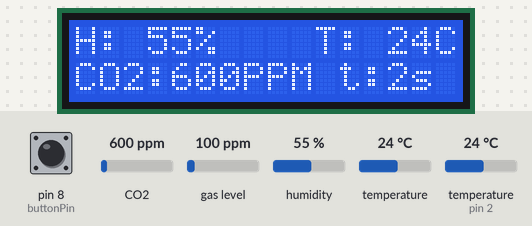
This sketch was run on a simulated Arduino Uno, built with avr-gcc and run on an emulated ATmega328P. On the bench: 16×2 character LCD. Inputs (shaded band) come from the test bench; at power-on: pin 8 (buttonPin) HIGH, CO2 600 ppm, humidity 55 %, temperature (sensor on pin 2) 24 °C, gas level 100 ppm, temperature 24 °C. Storage starts empty; what the sketch prints to the serial monitor is not drawn.

Above: at 5.3 s.
5.4 s: pin 8 (buttonPin) pulled LOW for 3.2 s
At 9.1 s:
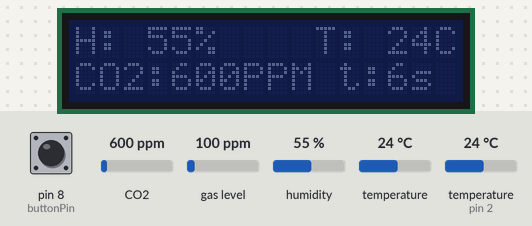
10.1 s: CO2 set to 452 ppm
At 11.3 s:
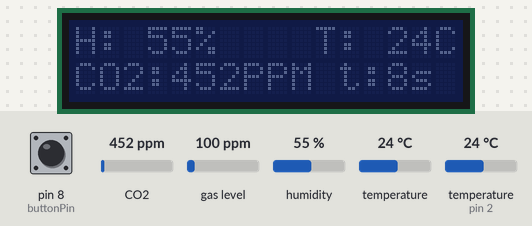
13.7 s: humidity set to 22 %
At 16.9 s:
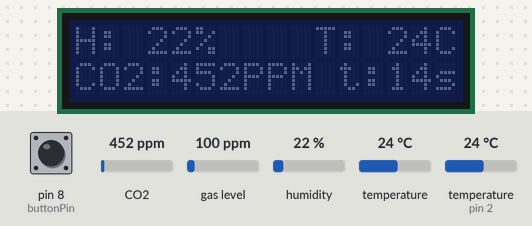
19.7 s: temperature (sensor on pin 2) set to 12 °C
At 21.3 s:
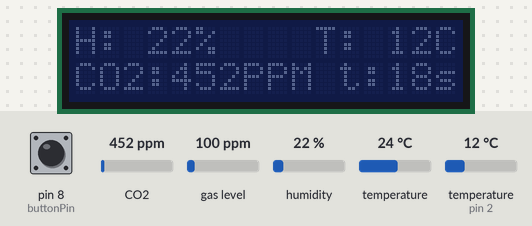
23.7 s: pin 8 (buttonPin) pulled LOW for 0.15 s
At 25.4 s:
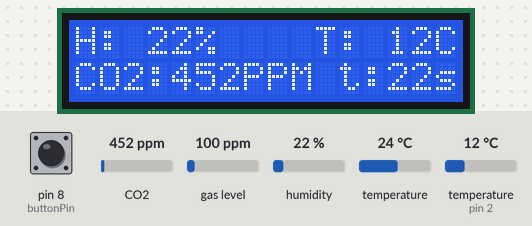
25.7 s: CO2 set to 1050 ppm
At 27.6 s:
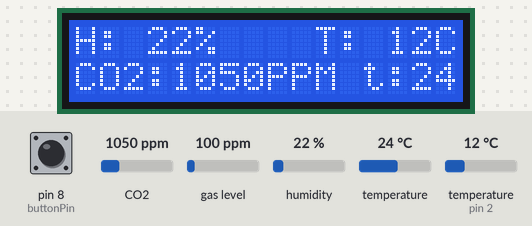
Timing chart, 0 to 29.1 s (numbered marks = the images above; inputs shaded):
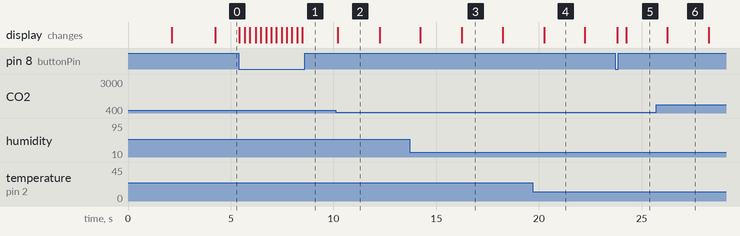

The sketch:

DHT11_LCD_SD_CCS881_Adafruit__FINAL_Button_V2.ino
```cpp
//----------Temporary Stuff----------
const byte buttonPin = 8;
int buttonState = 0;         // current state of the button
bool lastButtonState = false;     // previous state of the button

long previousMillisButton = 0;        // will store last time button was updated
long previousMillisSensor = 0;        // will store last time sensor was updated

// the follow variables is a long because the time, measured in miliseconds,
// will quickly become a bigger number than can be stored in an int.
long interval = 2000;

//----------Setup SD Card Module----------
// Connect pin GND to GND
// Connect pin VCC to 5V (NOT 3.3V!)
// Connect pin MISO to D12 (Static)   (Blue wire)
// Connect pin MOSI to D11 (Static)   (Orange wire)
// Connect pin SCK to D13 (Static)    (White wire)
// Connect pin CS to D10 (Variable)   (Gray wire)

// Include SD Card libraries
#include <SD.h>
#include <SPI.h>

// Setup SD Card
File SDcard;
const byte pinCS = 10; // Pin 10 on Arduino Uno

//----------Setup DHT11 sensor----------
// Connect pin 1 (Left) of the sensor to whatever your DHTPIN is (D2)   (White wire)
// Connect pin 2 (Middle) of the sensor to 3.3V
// Connect pin 3 (Right) of the sensor to GROUND

// Inlcude DHT11 libraries
#include <DHT.h>

// Setup DHT11
#define DHTPIN 2     // what digital pin we're connected to
#define DHTTYPE DHT11   // DHT 11

// Initialize DHT sensor.
DHT dht(DHTPIN, DHTTYPE);

//----------Setup CCS881 sensor----------
// Connect GND to GND
// Connect 3.3V to 3.3V (NOT 5V!)
// Connect SDA to A4 or SDA   (Yellow wire)
// Connect SCL to A5 or SCL   (Green wire)
// Connect WAK to GND (nWake = -1) or defined nWAKE Pin   (Brown wire)

// Include CCS881 libraries
#include <Wire.h>    // I2C library
#include "Adafruit_CCS811.h"  // CCS811 library

// Setup CCS881
Adafruit_CCS811 ccs;
int co2;
int tvoc;

//----------Setup LCD Screen (I2C protocol)----------
// Connect GND to GND
// Connect VCC to 5V
// Connect SDA to SDA or A4   (Yellow wire)
// Connect SCL to SCL or A5   (Green wire)

// Inlcude LCD libraries
//#include <Wire.h>
#include <LiquidCrystal_I2C.h>

// Setup LCD
// 0x3F LCD I2C adress, if not working run I2C Scanner
LiquidCrystal_I2C lcd(0x3F, 2, 1, 0, 4, 5, 6, 7, 3, POSITIVE);  // Change the 0x3F  i2c address to your i2c address

// lcd.noBacklight(); // turn off backlight
// lcd.backlight();   // turn on backlight.

// Setup Timer
long timer = 0;
int delaytime = 2000; // Delay between readings 1s = 1000

unsigned long currentMillis;


void setup() {
  //Temporary stuff
  pinMode(buttonPin, INPUT_PULLUP);

  // Setup Serial monitor 9600 baud
  Serial.begin(9600);
  Serial.println(F("Beginning Checkup..."));

  // Start LCD Display
  lcd.begin(16,2);  // Set LCD Type 16x2
  lcd.clear();      // Clears LCD display

  // SD Card Initialization
  if (SD.begin()) {
    Serial.println(F("SD card is ready to use."));
    lcd.print(F("SD Card Ready"));
    delay(2000);
    }
  else {
    Serial.println(F("SD card initialization failed"));
    lcd.print(F("SD Card Failed"));
    lcd.setCursor(0,1);   // Second line
    lcd.print(F("Check wiring!"));
    delay(2000);
    }

//----------Start SD Card----------
  // Create/Open file on SD Card
  SDcard = SD.open("results.txt", FILE_WRITE);      // Name.txt --> "Name" limited to 8 characters

  // if the file opened okay, write to it:
  if (SDcard) {
    Serial.println(F("Writing to file results.txt"));
    lcd.clear();          // Clears LCD display
    lcd.setCursor(0,0);   // First line
    lcd.print(F("Now opening"));
    lcd.setCursor(0,1);   // Second line
    lcd.print(F("results.txt"));

    SDcard.println();     // Linebreak between different Experiments
    SDcard.println(F("Timer;Humidity (%);Temperature (°C);CO2 (PPM);TVOC (PPB)"));
    SDcard.close(); // close the file
    delay(2000);
  }

  // if the file didn't open, print an error:
  else {
    Serial.println(F("Error opening results.txt"));
    lcd.clear();          // Clears LCD display
    lcd.setCursor(0,0);   // First line
    lcd.print(F("Error opening"));
    lcd.setCursor(0,1);   // Second line
    lcd.print(F("results.txt"));
    delay(2000);
  }

//----------Start DHT11 Sensor----------
  dht.begin();

//----------Start CCS881 Sensor----------
  ccs.begin();
  // Set mode CCS811_DRIVE_MODE_IDLE, CCS811_DRIVE_MODE_1SEC, CCS811_DRIVE_MODE_10SEC, CCS811_DRIVE_MODE_60SEC, CCS811_DRIVE_MODE_250MS
  ccs.setDriveMode(CCS811_DRIVE_MODE_1SEC);
  //calibrate temperature sensor
  while(!ccs.available());
  float temp = ccs.calculateTemperature();
  ccs.setTempOffset(temp - 25.0);


//----------Print starting message on LCD screen----------
  lcd.clear();          // Clears LCD display
  lcd.setCursor(0,0);   // First line
  lcd.print(F("Start measuring:"));
  lcd.setCursor(0,1);   // Second line
  lcd.print(F("H, T, CO2, TVOC"));
}


void loop() {
  currentMillis = millis();   // Replacement for delay()
  Button();
  Sensor();
}

void Button() {
  // read the pushbutton input pin:
    if(currentMillis - previousMillisButton > 250) {
    // save the last time the program has run
    previousMillisButton = currentMillis;

      buttonState = digitalRead(buttonPin);

        if (buttonState == LOW) {
          if (lastButtonState == false) {
            lastButtonState = true;
            lcd.setBacklight (LOW); // turn off backlight
          }
          else {
            lastButtonState = false;
            lcd.setBacklight (HIGH); // turn on backlight
          }
        // Delay a little bit to avoid bouncing
        //delay(250);
     }
  }
}

void Sensor() {
//----------DHT11 Readings----------
  // Wait a 2 seconds between measurements.


  if(currentMillis - previousMillisSensor > delaytime) {
    // save the last time the program has run
    previousMillisSensor = currentMillis;

    // Reading temperature or humidity takes about 250 milliseconds!
    // Sensor readings may also be up to 2 seconds
    int h = dht.readHumidity();
    // Read temperature as Celsius (the default)
    int t = dht.readTemperature();

    // Check if any reads failed and exit early (to try again).
    if (isnan(h) || isnan(t)) {
      Serial.println(F("Failed to read from DHT sensor!"));
      return;
    }

//----------DHT11 To CCS881----------
    ccs.setEnvironmentalData(h, t);

//----------CCS881 Readings----------
    if(ccs.available()){
      if(!ccs.readData()){
        co2 = ccs.geteCO2();
        tvoc = ccs.getTVOC();
      }
      else{
        Serial.println(F("ERROR"));
      }
    }

//----------Time Calculation----------
    timer = timer + 2;

//----------Serial Monitor----------
    Serial.println(timer);
    //DHT11
    Serial.print(F("Humidity: "));  Serial.print(h);  Serial.print(F("%\t"));
    Serial.print(F("Temperature: "));  Serial.print(t);  Serial.println(F("C\t"));
    //CCS881
    Serial.print(F("CO2: "));  Serial.print(co2);  Serial.print(F("PPM\t"));
    Serial.print(F("TVOC: ")); Serial.print(tvoc);  Serial.print(F("PPB\t"));
    Serial.println();

//----------LCD Display----------
    lcd.clear();            // Clears LCD display
    lcd.setCursor(0,0);     // First line

    lcd.print(F("H: "));  lcd.print(h);  lcd.print(F("%"));       // Print Humidity in %
    lcd.print(F("    "));   // Space (4 blocks)
    lcd.print(F("T: "));  lcd.print(t);  lcd.print(F("C"));       // Print Temperature in °C

    lcd.setCursor(0,1);     // Second line
    lcd.print(F("CO2:"));  lcd.print(co2);  lcd.print(F("PPM"));  // Print CO2 in PPM
    lcd.print(F(" "));   // Space (1 block)
    lcd.print(F("t:"));  lcd.print(timer);  lcd.print(F("s"));    // Print timer count

//----------SD Card----------
    SDcard = SD.open("results.txt", FILE_WRITE);   // Open the file in write mode
    SDcard.print(timer);  SDcard.print(F(";"));    // Write timer
    SDcard.print(h);  SDcard.print(F(";"));        // Write Humidity
    SDcard.print(t);  SDcard.print(F(";"));        // Write Temerature
    SDcard.print(co2);  SDcard.print(F(";"));      // Write CO2
    SDcard.print(tvoc);                            // Write TVOC
    SDcard.println();    // New line
    SDcard.close();      // close the file
  }
}
```

Measured:
- after the input at 5.4 s, the display: first changes at once (image 1 shows a later state)
- after the input at 23.7 s, the display: first changes after 0.11 s (image 5 shows a later state)
- what the display in image 2 shows lasts 2.0 s, from 10.2 s to 12.2 s
